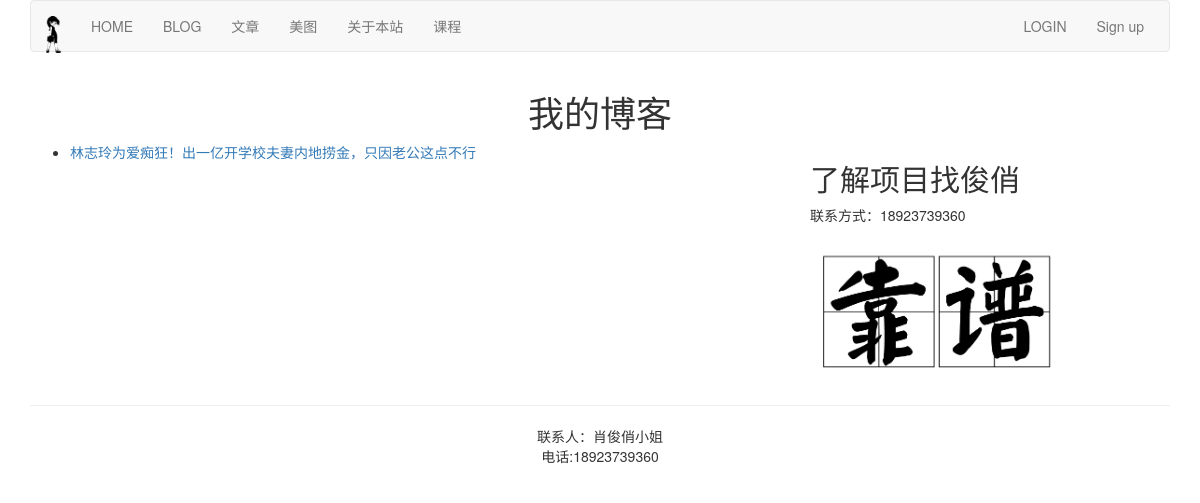
Before: / with the older database file.
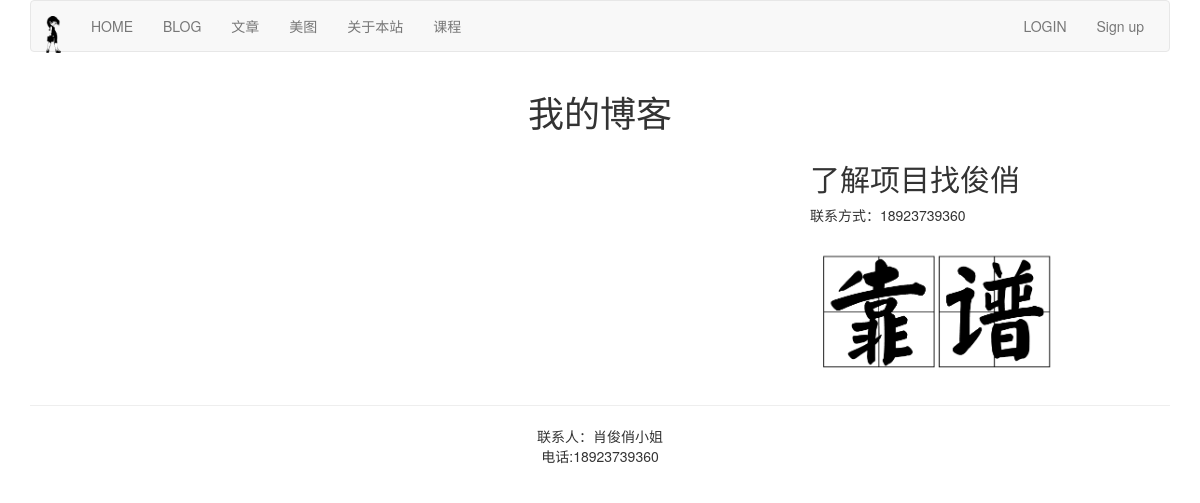
After: the same page with the newer database file.
### blog/models.py (models this page shows, shortened)
class Articles(models.Model):
    title = models.CharField(max_length=300)
    author = models.ForeignKey(User,on_delete=models.CASCADE,related_name="articles_posts")
    body = models.TextField()
    publish = models.DateTimeField(default=timezone.now)
    class Meta:
        ordering = ("-publish",)

### blog/views.py (the view)
# urls.py: path('',views.blog_title,name='blog_title'),
def blog_title(request):
    articles = Articles.objects.all()
    return render(request,"blog/titles.html",{"blogs":articles})

### templates/blog/titles.html (shortened to what this page needs)
{% extends "base.html" %}
{% load staticfiles %}
{% block content %}
<div class = "row text-center vertical-middle-sm">
    <h1>我的博客</h1>
</div>
<div class = "row">
    <div class="col-xs-12 col-md-8">
        <ul>
            {% for blog in blogs %}
                <li><a href="{{ blog.id }}">{{ blog.title }}</a></li>
            {% endfor %}
        </ul>
    </div>
    {%  include "page_right.html" %}
</div>
{% endblock %}

Changed rows visible on the page:
removed Articles: title "林志玲为爱痴狂！出一亿开学校夫妻内地捞金，只因老公这点不行"
